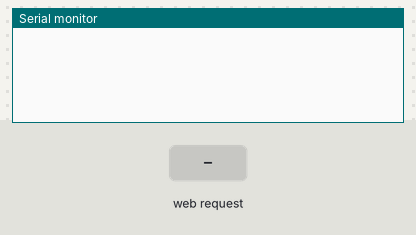
A sketch run on a simulated ESP8266 (NodeMCU). On the bench: the last lines printed to the serial monitor. Inputs (shaded band) come from the test bench.

Above: at 1.2 s.
1.3 s: HTTP request GET /forward received
At 2.5 s:
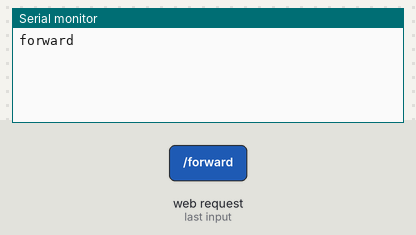
2.8 s: HTTP request GET /backward received
At 3.8 s:
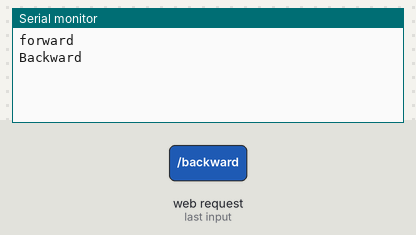
4.3 s: HTTP request GET /left received
At 4.9 s:
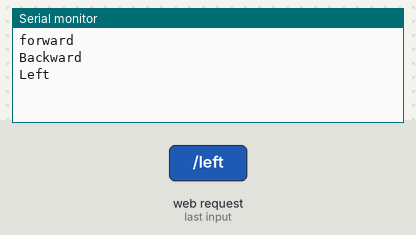
5.8 s: HTTP request GET /right received
At 6.1 s:
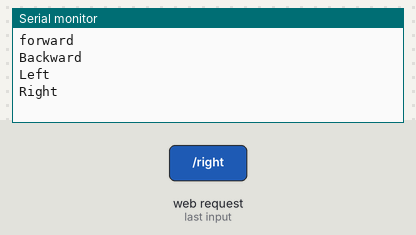
7.3 s: HTTP request GET /stop received
At 8.5 s:
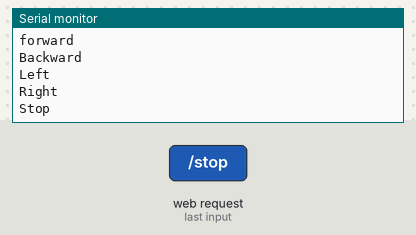

Measured:
- after the input at 1.3 s, the serial monitor: prints a new line at once (image 1)
- after the input at 2.8 s, the serial monitor: prints a new line at once (image 2)
- after the input at 4.3 s, the serial monitor: prints a new line at once (image 3)
- after the input at 5.8 s, the serial monitor: prints a new line at once (image 4)
- after the input at 7.3 s, the serial monitor: prints a new line at once (image 5)

The sketch:

BASIC_arduino_mega_robot_esp8266.ino
```cpp
// This code is a modification from "Mert Arduino and Tech" - (a YouTube channel)
// see source:

// This code is COMPATIBILE ONLY WITH "BASIC_robot_controller.apk" app, so you can not use "FULL" version
// To use this code you need to connect to an existing wi-fi network.

#include <ESP8266WiFi.h>

// define stuff connected with Wi-fi server
WiFiClient client;
WiFiServer server(80);
IPAddress ip(192, 168, 1, 10);
IPAddress gateway(192, 168, 1, 1); // set gateway to match your (existing) network


// Select AP you want to connect to (you have to use existing wi-fi AP)
const char* ssid = "AP_to_connect";
const char* password = "password";

// data received from androud application
// note: You need to be connected to a wi-fi

String  data ="";

void setup()
{
  // start server communication
  server.begin();
  Serial.begin(115200);
}

void loop()
{
    /* If the server available, run the "checkClient" function */
    client = server.available();
    if (!client) return;
    data = checkClient ();

/************************ Run function according to incoming data from application *************************/

    /* If the incoming data is "forward", run the "MotorForward" function */
    if (data == "forward") MotorForward();
    /* If the incoming data is "backward", run the "MotorBackward" function */
    else if (data == "backward") MotorBackward();
    /* If the incoming data is "left", run the "TurnLeft" function */
    else if (data == "left") TurnLeft();
    /* If the incoming data is "right", run the "TurnRight" function */
    else if (data == "right") TurnRight();
    /* If the incoming data is "stop", run the "MotorStop" function */
    else if (data == "stop") MotorStop();
}

/********************************************* FORWARD *****************************************************/
void MotorForward(void)
{
  Serial.println("forward");
}

/********************************************* BACKWARD *****************************************************/
void MotorBackward(void)
{
  Serial.println("Backward");
}

/********************************************* TURN LEFT *****************************************************/
void TurnLeft(void)
{
  Serial.println("Left");
}

/********************************************* TURN RIGHT *****************************************************/
void TurnRight(void)
{
  Serial.println("Right");
}

/********************************************* STOP *****************************************************/
void MotorStop(void)
{
  Serial.println("Stop");
}

/********************************** RECEIVE DATA FROM the BASIC APP ******************************************/
String checkClient (void)
{
  //Serial.println(server.client);
  while(!client.available()) delay(1);
  String request = client.readStringUntil('\r');
  request.remove(0, 5);
  request.remove(request.length()-9,9);
  return request;
}
```
